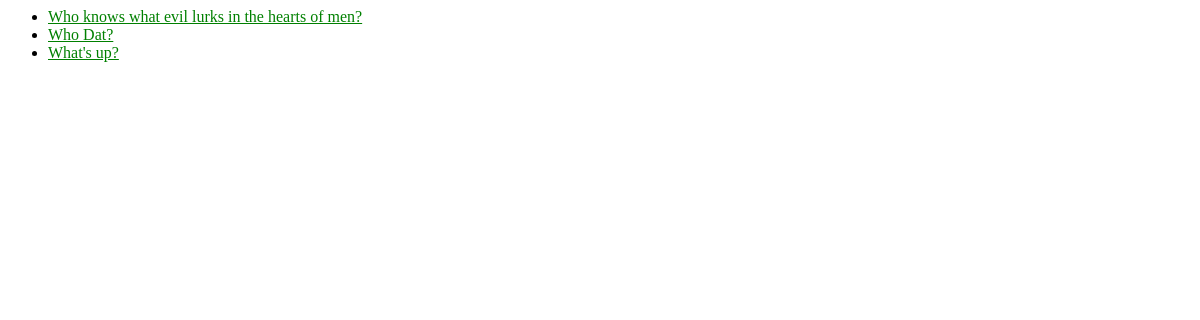
/polls/, run on an earlier commit of the app's database.
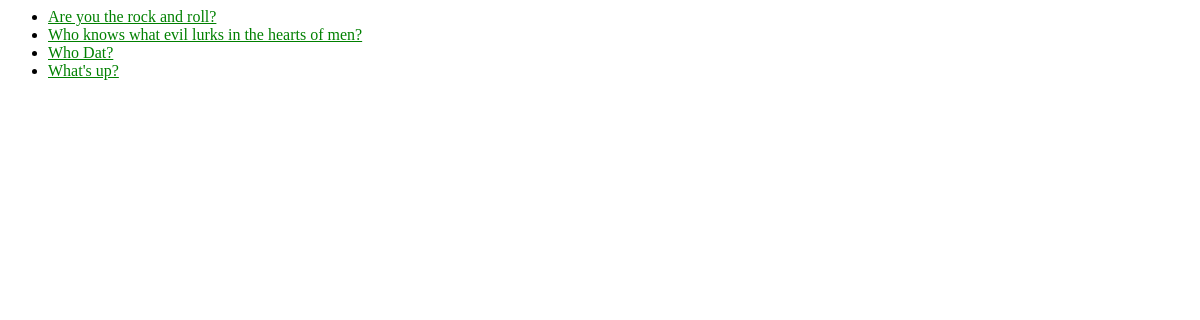
And on a later commit of the database.
### polls/models.py (models this page shows, shortened)
class Question(models.Model):
  question_text = models.CharField(max_length=200)
  pub_date = models.DateTimeField('date published')
  def was_published_recently(self):
    now = timezone.now()
    return now - datetime.timedelta(days=1) <= self.pub_date <= now
  was_published_recently.admin_order_field = 'pub_date'
  was_published_recently.boolean = True
  was_published_recently.short_description = 'Published recently?'

### polls/views.py (the view)
# urls.py: path('', views.IndexView.as_view(), name='index'),
class IndexView(generic.ListView):
    template_name = 'polls/index.html'
    context_object_name = 'latest_question_list'
    def get_queryset(self):
        return Question.objects.filter(
            pub_date__lte=timezone.now()
        ).order_by('-pub_date')[:5]

### polls/templates/polls/index.html
{% load static %}
<link rel="stylesheet" type="text/css" href="{% static 'polls/style.css' %}">
{% if latest_question_list %}
    <ul>
    {% for question in latest_question_list %}
    <li><a href="{% url 'polls:detail' question.id %}">{{ question.question_text }}</a></li>
    {% endfor %}
    </ul>
{% else %}
    <p>No polls are available.</p>
{% endif %}

### polls/static/polls/style.css (style rules this page uses)
li a { color: green; }

What changed in the data, as far as the page shows it:
added Question: question_text "Are you the rock and roll?"
